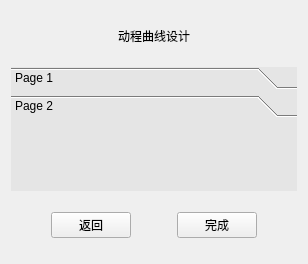
      <widget class="QWidget" name="ProDesign">
       <layout class="QVBoxLayout" name="verticalLayout_10">
        <item>
         <spacer name="verticalSpacer_16">
          <property name="orientation">
           <enum>Qt::Vertical</enum>
          </property>
          <property name="sizeType">
           <enum>QSizePolicy::Preferred</enum>
          </property>
          <property name="sizeHint" stdset="0">
           <size>
            <width>20</width>
            <height>15</height>
           </size>
          </property>
         </spacer>
        </item>
        <item>
         <layout class="QHBoxLayout" name="RCurveDesignTitle">
          <item>
           <spacer name="horizontalSpacer_17">
            <property name="orientation">
             <enum>Qt::Horizontal</enum>
            </property>
            <property name="sizeHint" stdset="0">
             <size>
              <width>40</width>
              <height>20</height>
             </size>
            </property>
           </spacer>
          </item>
          <item>
           <widget class="QLabel" name="label_3">
            <property name="styleSheet">
             <string notr="true">font: 15pt &quot;微软雅黑&quot;;</string>
            </property>
            <property name="text">
             <string>动程曲线设计</string>
            </property>
           </widget>
          </item>
          <item>
           <spacer name="horizontalSpacer_18">
            <property name="orientation">
             <enum>Qt::Horizontal</enum>
            </property>
            <property name="sizeHint" stdset="0">
             <size>
              <width>40</width>
              <height>20</height>
             </size>
            </property>
           </spacer>
          </item>
         </layout>
        </item>
        <item>
         <spacer name="verticalSpacer_14">
          <property name="orientation">
           <enum>Qt::Vertical</enum>
          </property>
          <property name="sizeType">
           <enum>QSizePolicy::Preferred</enum>
          </property>
          <property name="sizeHint" stdset="0">
           <size>
            <width>20</width>
            <height>15</height>
           </size>
          </property>
         </spacer>
        </item>
        <item>
         <widget class="QToolBox" name="ProDesignToolBox">
          <property name="styleSheet">
           <string notr="true">font: 12pt &quot;微软雅黑&quot;;
background-color: rgb(229, 229, 229);</string>
          </property>
          <property name="frameShape">
           <enum>QFrame::NoFrame</enum>
          </property>
          <property name="frameShadow">
           <enum>QFrame::Sunken</enum>
          </property>
          <property name="currentIndex">
           <number>1</number>
          </property>
          <widget class="QWidget" name="ProUp">
           <property name="geometry">
            <rect>
             <x>0</x>
             <y>0</y>
             <width>670</width>
             <height>565</height>
            </rect>
           </property>
           <attribute name="label">
            <string>Page 1</string>
           </attribute>
          </widget>
          <widget class="QWidget" name="ProReturn">
           <property name="geometry">
            <rect>
             <x>0</x>
             <y>0</y>
             <width>670</width>
             <height>565</height>
            </rect>
           </property>
           <attribute name="label">
            <string>Page 2</string>
           </attribute>
          </widget>
         </widget>
        </item>
        <item>
         <spacer name="verticalSpacer_15">
          <property name="orientation">
           <enum>Qt::Vertical</enum>
          </property>
          <property name="sizeType">
           <enum>QSizePolicy::Preferred</enum>
          </property>
          <property name="sizeHint" stdset="0">
           <size>
            <width>20</width>
            <height>15</height>
           </size>
          </property>
         </spacer>
        </item>
        <item>
         <layout class="QHBoxLayout" name="horizontalLayout_12">
          <item>
           <spacer name="horizontalSpacer_19">
            <property name="orientation">
             <enum>Qt::Horizontal</enum>
            </property>
            <property name="sizeHint" stdset="0">
             <size>
              <width>40</width>
              <height>20</height>
             </size>
            </property>
           </spacer>
          </item>
          <item>
           <widget class="QPushButton" name="ProDeReButton">
            <property name="styleSheet">
             <string notr="true">font: 12pt &quot;微软雅黑&quot;;</string>
            </property>
            <property name="text">
             <string>返回</string>
            </property>
           </widget>
          </item>
          <item>
           <spacer name="horizontalSpacer_25">
            <property name="orientation">
             <enum>Qt::Horizontal</enum>
            </property>
            <property name="sizeHint" stdset="0">
             <size>
              <width>40</width>
              <height>20</height>
             </size>
            </property>
           </spacer>
          </item>
          <item>
           <widget class="QPushButton" name="ProDeSureButton">
            <property name="styleSheet">
             <string notr="true">font: 12pt &quot;微软雅黑&quot;;</string>
            </property>
            <property name="text">
             <string>完成</string>
            </property>
           </widget>
          </item>
          <item>
           <spacer name="horizontalSpacer_30">
            <property name="orientation">
             <enum>Qt::Horizontal</enum>
            </property>
            <property name="sizeHint" stdset="0">
             <size>
              <width>40</width>
              <height>20</height>
             </size>
            </property>
           </spacer>
          </item>
         </layout>
        </item>
        <item>
         <spacer name="verticalSpacer_17">
          <property name="orientation">
           <enum>Qt::Vertical</enum>
          </property>
          <property name="sizeType">
           <enum>QSizePolicy::Preferred</enum>
          </property>
          <property name="sizeHint" stdset="0">
           <size>
            <width>20</width>
            <height>15</height>
           </size>
          </property>
         </spacer>
        </item>
       </layout>
      </widget>
